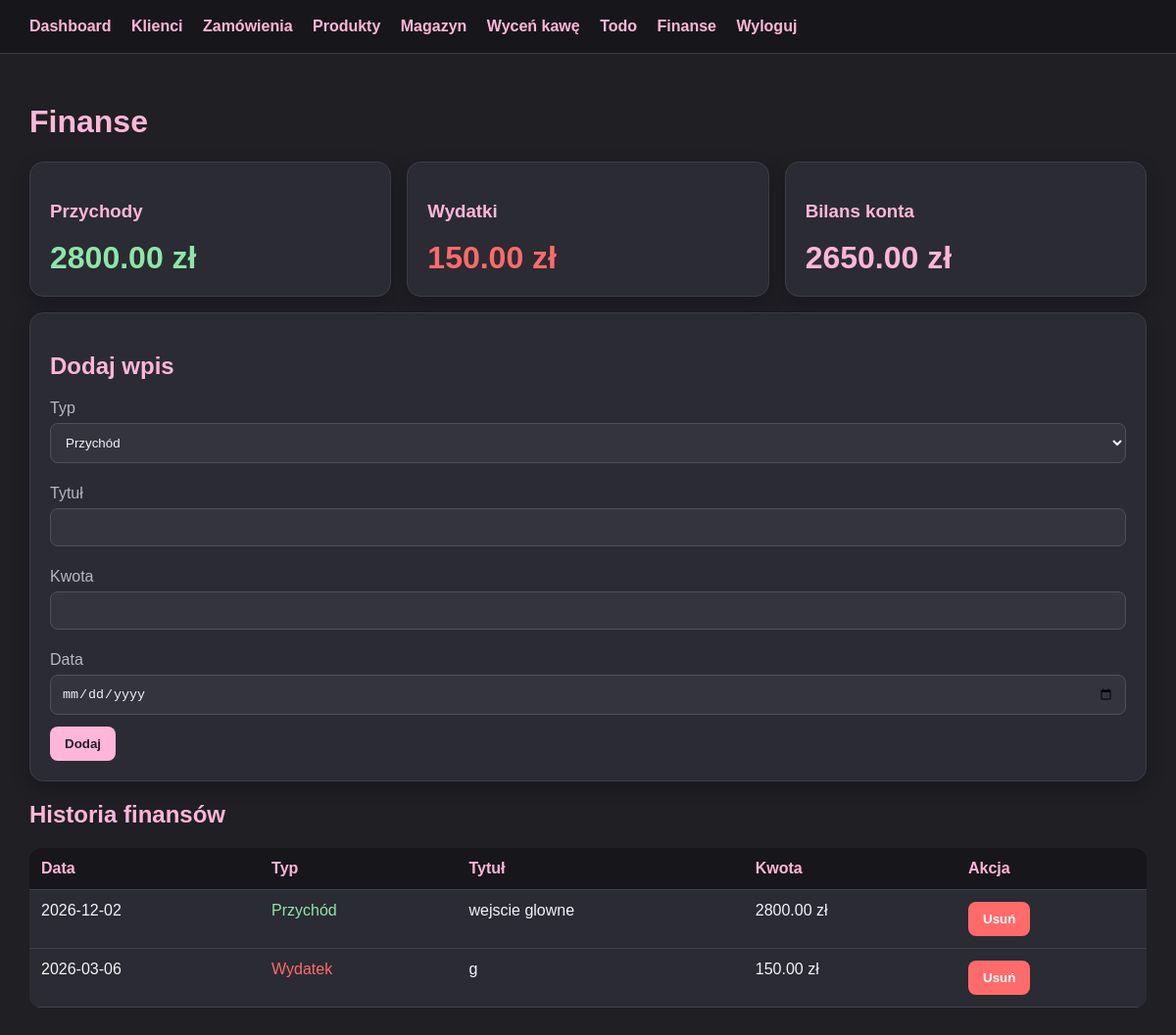
/finances (signed in), run on the app's committed database.
### tables this page shows
CREATE TABLE finances (
            id INTEGER PRIMARY KEY AUTOINCREMENT,
            type TEXT NOT NULL,
            title TEXT NOT NULL,
            amount REAL NOT NULL,
            date TEXT NOT NULL
        );

### app.py (the view, shortened to what this page needs)
@app.route("/finances", methods=["GET", "POST"])
@login_required
def finances():
    conn = get_db()
    items = conn.execute("SELECT * FROM finances ORDER BY date DESC, id DESC").fetchall()
    income = conn.execute("SELECT COALESCE(SUM(amount), 0) FROM finances WHERE type='income'").fetchone()[0]
    expense = conn.execute("SELECT COALESCE(SUM(amount), 0) FROM finances WHERE type='expense'").fetchone()[0]
    balance = income - expense
    conn.close()
    return render_template("finances.html", items=items, income=income, expense=expense, balance=balance)

### app.py (called while the page is built)
def get_db():
    conn = sqlite3.connect(DB_NAME)
    conn.row_factory = sqlite3.Row
    return conn

def login_required(function):
    @wraps(function)
    def wrapper(*args, **kwargs):
        if not session.get("logged_in"):
            return redirect(url_for("login"))
        return function(*args, **kwargs)
    return wrapper

### templates/finances.html (shortened to what this page needs)
{% extends "base.html" %}
{% block content %}
<h1>Finanse</h1>
<div class="grid">
    <div class="card">
        <h3>Przychody</h3>
        <div class="stat income">{{ "%.2f"|format(income) }} zł</div>
    </div>
    <div class="card">
        <h3>Wydatki</h3>
        <div class="stat expense">{{ "%.2f"|format(expense) }} zł</div>
    </div>
    <div class="card">
        <h3>Bilans konta</h3>
        <div class="stat">{{ "%.2f"|format(balance) }} zł</div>
    </div>
</div>
<div class="card">
    <h2>Dodaj wpis</h2>
    <form method="post">
        <label>Typ</label>
        <select name="type" required>
            <option value="income">Przychód</option>
        </select>
        <label>Tytuł</label>
        <input name="title" required>
        <label>Kwota</label>
        <input name="amount" type="number" step="0.01" required>
        <label>Data</label>
        <input name="date" type="date">
        <button type="submit">Dodaj</button>
    </form>
</div>
<h2>Historia finansów</h2>
<table>
    <tr>
        <th>Data</th>
        <th>Typ</th>
        <th>Tytuł</th>
        <th>Kwota</th>
        <th>Akcja</th>
    </tr>
    {% for item in items %}
    <tr>
        <td>{{ item["date"] }}</td>
        <td class="{{ 'income' if item['type'] == 'income' else 'expense' }}">
            {{ "Przychód" if item["type"] == "income" else "Wydatek" }}
        </td>
        <td>{{ item["title"] }}</td>
        <td>{{ "%.2f"|format(item["amount"]) }} zł</td>
        <td>
            <form method="post" action="/finances/delete/{{ item['id'] }}">
                <button class="delete" type="submit">Usuń</button>
            </form>
        </td>
    </tr>
    {% endfor %}
</table>
{% endblock %}

### templates/base.html (style rules this page uses)
:root { --bg: #1f1f24; --panel: #2b2b33; --panel2: #34343d; --text: #f4f4f5; --muted: #b8b8c2; --pink: #ffb6d9; --pink2: #ff8fc7; --danger: #ff6b6b; --green: #8ee6a8; }
* { box-sizing: border-box; }
body { margin: 0; background: var(--bg); color: var(--text); font-family: Arial, sans-serif; }
h1, h2, h3 { color: var(--pink); }
.grid { display: grid; grid-template-columns: repeat(auto-fit, minmax(240px, 1fr)); gap: 16px; }
.card { background: var(--panel); border: 1px solid #3d3d48; border-radius: 14px; padding: 20px; margin-bottom: 16px; box-shadow: 0 6px 18px rgba(0,0,0,0.22); }
.stat { font-size: 32px; font-weight: bold; color: var(--pink); }
label { color: var(--muted); margin-top: 10px; display: block; }
input, textarea, select { width: 100%; padding: 11px; margin: 6px 0 12px; background: var(--panel2); color: var(--text); border: 1px solid #50505d; border-radius: 8px; }
button, .btn { background: var(--pink); color: #1f1f24; border: none; padding: 10px 15px; border-radius: 8px; font-weight: bold; cursor: pointer; text-decoration: none; display: inline-block; }
.delete { background: var(--danger); color: white; }
.income { color: var(--green); }
.expense { color: var(--danger); }
table { width: 100%; border-collapse: collapse; background: var(--panel); border-radius: 12px; overflow: hidden; }
th, td { border-bottom: 1px solid #42424d; padding: 12px; text-align: left; vertical-align: top; }
th { background: #17171b; color: var(--pink); }

### data on the page
finances: date "2026-12-02", type "Przychód", title "wejscie glowne", amount "2800.00"
finances: date "2026-03-06", type "Wydatek", title "g", amount "150.00"

### other printed values
{{ "%.2f"|format(income) }} "2800.00"
{{ "%.2f"|format(expense) }} "150.00"
{{ "%.2f"|format(balance) }} "2650.00"
